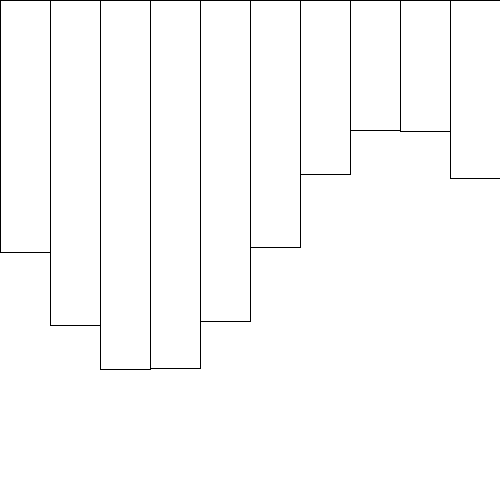
Frame 1 (no input)
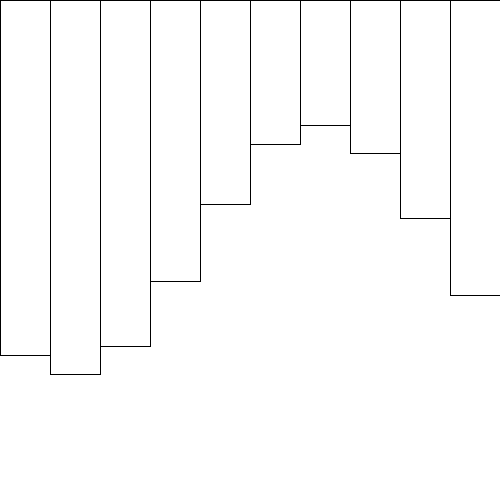
Frame 60 (the mouse pressed at the canvas centre just before this capture)
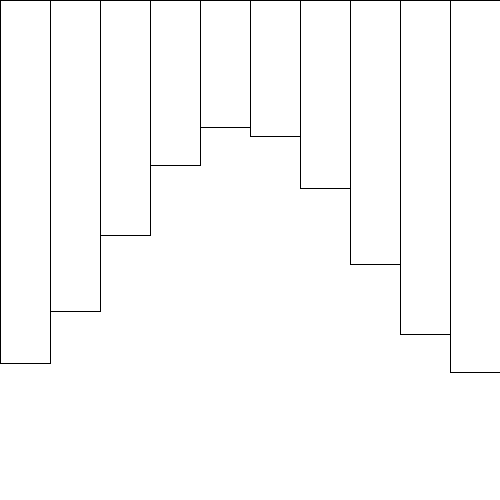
Frame 120 (the mouse held since frame 60 and released just before this capture)

The Processing sketch that drew these frames (run headless with seeded random() and noise(); from frame 60 on, the mouse is pressed at the canvas centre):

// Processing sketch: sketch_1_0_1_sin_wave
// ── sketch_1_0_1_sin_wave.pde
void setup(){
  size(500, 500);
}

void draw(){
  background(255);
  float off = float(frameCount)/60;//because frameCount is int
  for(int i = 0; i < 10; i++){
    float x = map(i, 0, 10, 0, width);
    float phase = map(i, 0, 10, 0, TWO_PI);
    float hei = sin(phase+off)*height/4+height/2;//height of rectangle
    rect(x, 0, width/10, hei);
  }
}
